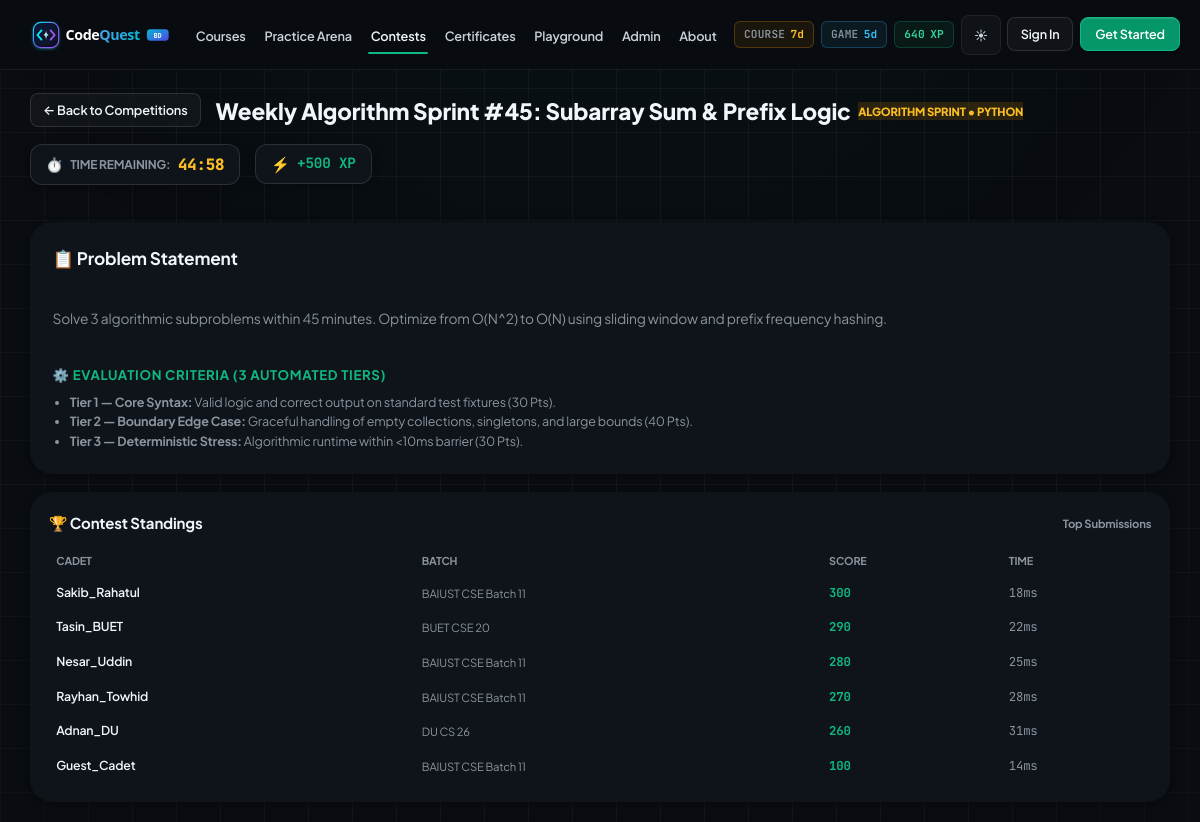
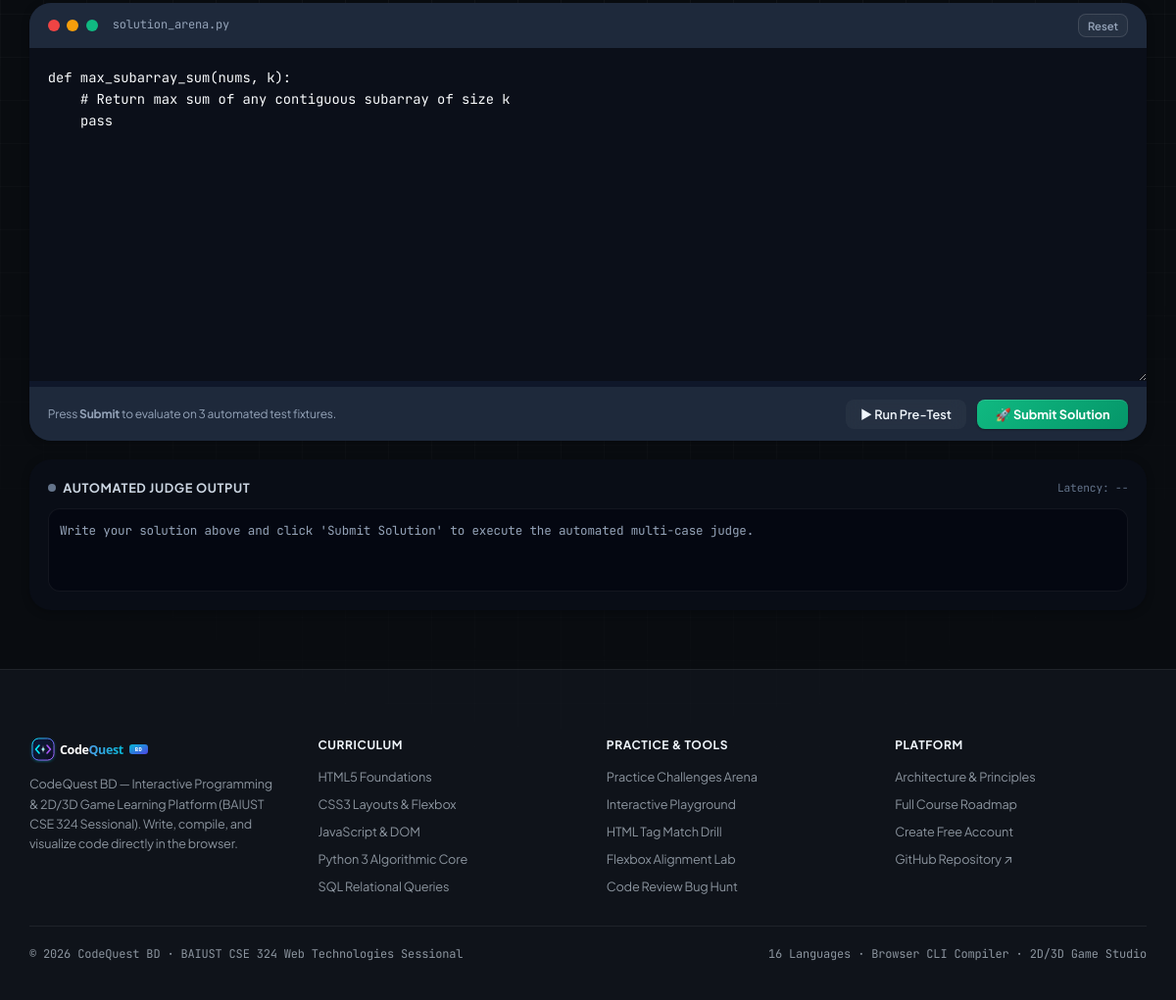
The page /contests/algo-sprint-w45/ on the database its author committed (2 pictures, top to bottom).
### learn/models.py (models this page shows, shortened)
class Contest(models.Model):
    CATEGORY_CHOICES = [
        ("ALGO_SPRINT", "Algorithm Sprint"),
        ("SQL_MYSTERY", "SQL Detective Mystery"),
        ("UI_SHOWDOWN", "UI Layout Showdown"),
        ("GAME_SPEEDRUN", "Full-Syntax Game Speedrun"),
    ]
    slug = models.SlugField(max_length=100, unique=True)
    title = models.CharField(max_length=160)
    category = models.CharField(max_length=40, choices=CATEGORY_CHOICES, default="ALGO_SPRINT")
    description = models.TextField()
    language_slug = models.CharField(max_length=40, default="python")
    duration_minutes = models.PositiveIntegerField(default=45)
    xp_reward = models.PositiveIntegerField(default=500)
    is_active = models.BooleanField(default=True)
    starts_at = models.DateTimeField(default=timezone.now)
    ends_at = models.DateTimeField()
    starter_code = models.TextField(blank=True, default="")
    solution_code = models.TextField(blank=True, default="")
    test_cases_json = models.JSONField(default=list, blank=True)
    class Meta:
        ordering = ["-is_active", "starts_at"]
    @property
    def difficulty(self):
        return f"{self.get_category_display()} • {self.language_slug.upper()}"
    @property
    def problem_statement(self):
        return self.description

class ContestSubmission(models.Model):
    contest = models.ForeignKey(Contest, on_delete=models.CASCADE, related_name="submissions")
    user = models.ForeignKey(User, on_delete=models.SET_NULL, null=True, blank=True, related_name="contest_submissions")
    username = models.CharField(max_length=150)
    university_batch = models.CharField(max_length=100, default="BAIUST CSE Batch 11")
    score = models.PositiveIntegerField(default=100)
    execution_time_ms = models.PositiveIntegerField(default=15)
    rank = models.PositiveIntegerField(default=1)
    submitted_at = models.DateTimeField(auto_now_add=True)
    class Meta:
        ordering = ["-score", "execution_time_ms", "submitted_at"]

### learn/views.py (the view)
# urls.py: path("contests/<slug:contest_slug>/", views.contest_detail_view, name="contest_detail"),
def contest_detail_view(request, contest_slug):
    contest = get_object_or_404(Contest, slug=contest_slug)
    submissions = contest.submissions.order_by("-score", "execution_time_ms")[:10]
    return render(
        request,
        "learn/contest_detail.html",
        {
            "contest": contest,
            "submissions": submissions,
        }
    )

### learn/context_processors.py (called while the page is built, shortened)
def global_stats(request):
    ensure_autonomous_platform_state()
    xp = 640
    course_streak = 7
    game_streak = 5
    completed_ids = []
    return {
        "ADMIN_URL": getattr(settings, "ADMIN_URL", "hidden-core-cms"),
        "user_xp": xp,
        "user_streak": course_streak,
        "course_streak": course_streak,
        "game_streak": game_streak,
        "completed_lesson_ids": completed_ids,
        "nav_languages": Language.objects.filter(is_active=True).prefetch_related("courses")[:16],
        "daily_auto_tasks": get_daily_auto_tasks(),
    }

### templates/learn/contest_detail.html (shortened to what this page needs)
{% extends "base.html" %}
{% block content %}
<div class="shell shell-wide" style="padding-top: 1.5rem; padding-bottom: 4rem;">
  <div style="display: flex; flex-wrap: wrap; justify-content: space-between; align-items: center; gap: 1rem; margin-bottom: 1.5rem; padding-bottom: 1rem; border-bottom: 1px solid var(--border-color);">
    <div style="display: flex; align-items: center; gap: 1rem;">
      <a href="{% url 'contests_hub' %}" class="btn btn-ghost" style="padding: 0.4rem 0.8rem; font-size: 0.85rem;">
        &larr; Back to Competitions
      </a>
      <div>
        <h1 style="font-size: 1.5rem; font-weight: 800; color: var(--text-primary); margin: 0; display: flex; align-items: center; gap: 0.5rem;">
          {{ contest.title }}
          <span class="badge" style="background: rgba(245, 158, 11, 0.15); color: #fbbf24; font-size: 0.75rem; text-transform: uppercase;">
            {{ contest.difficulty }}
          </span>
        </h1>
      </div>
    </div>
    <div style="display: flex; align-items: center; gap: 1rem;">
      <div class="cq-card" style="padding: 0.45rem 1rem; border-radius: var(--radius-md); display: flex; align-items: center; gap: 0.5rem;">
        <span style="color: #ef4444; font-size: 0.9rem;">⏱️</span>
        <span style="font-size: 0.8rem; color: var(--text-muted); text-transform: uppercase; font-weight: 700;">Time Remaining:</span>
        <span id="contestTimer" style="font-family: var(--font-mono); font-weight: 800; color: #fbbf24; font-size: 1.05rem;">
        </span>
      </div>
      <div class="cq-card" style="padding: 0.45rem 1rem; border-radius: var(--radius-md); display: flex; align-items: center; gap: 0.5rem;">
        <span style="color: #10b981;">⚡</span>
        <span style="font-family: var(--font-mono); font-weight: 700; color: #10b981; font-size: 0.95rem;">
          +{{ contest.xp_reward }} XP
        </span>
      </div>
    </div>
  </div>
  <div style="display: grid; grid-template-columns: 1fr; lg:grid-template-columns: 42% 58%; gap: 1.5rem; align-items: start;">
    <div style="display: flex; flex-direction: column; gap: 1.25rem;">
      <div class="cq-card" style="border-radius: var(--radius-xl); padding: 1.5rem; border: 1px solid var(--border-color);">
        <h2 style="font-size: 1.15rem; font-weight: 700; color: var(--text-primary); margin: 0 0 0.85rem 0;">
          📋 Problem Statement
        </h2>
        <div style="font-size: 0.92rem; color: var(--text-muted); line-height: 1.65; white-space: pre-line;">
          {{ contest.problem_statement|default:contest.description }}
        </div>
        <div style="margin-top: 1.25rem; padding-top: 1rem; border-top: 1px solid var(--border-color);">
          <h3 style="font-size: 0.88rem; font-weight: 700; color: var(--accent); margin: 0 0 0.5rem 0; text-transform: uppercase; letter-spacing: 0.05em;">
            ⚙️ Evaluation Criteria (3 Automated Tiers)
          </h3>
          <ul style="font-size: 0.84rem; color: var(--text-muted); line-height: 1.55; margin: 0; padding-left: 1.15rem;">
            <li><strong>Tier 1 — Core Syntax:</strong> Valid logic and correct output on standard test fixtures (30 Pts).</li>
            <li><strong>Tier 2 — Boundary Edge Case:</strong> Graceful handling of empty collections, singletons, and large bounds (40 Pts).</li>
            <li><strong>Tier 3 — Deterministic Stress:</strong> Algorithmic runtime within &lt;10ms barrier (30 Pts).</li>
          </ul>
        </div>
      </div>
      <div class="cq-card" style="border-radius: var(--radius-xl); padding: 1.25rem; border: 1px solid var(--border-color);">
        <h3 style="font-size: 1rem; font-weight: 700; color: var(--text-primary); margin: 0 0 0.75rem 0; display: flex; align-items: center; justify-content: space-between;">
          <span>🏆 Contest Standings</span>
          <span style="font-size: 0.75rem; color: var(--text-muted);">Top Submissions</span>
        </h3>
        <div style="overflow-x: auto;">
          <table style="width: 100%; border-collapse: collapse; font-size: 0.82rem; text-align: left;">
            <thead>
              <tr style="border-bottom: 1px solid var(--border-color); color: var(--text-muted); font-size: 0.72rem; text-transform: uppercase;">
                <th style="padding: 0.4rem 0.5rem;">Cadet</th>
                <th style="padding: 0.4rem 0.5rem;">Batch</th>
                <th style="padding: 0.4rem 0.5rem;">Score</th>
                <th style="padding: 0.4rem 0.5rem;">Time</th>
              </tr>
            </thead>
            <tbody id="contestScoreboardBody">
              {% for sub in submissions %}
              <tr style="border-bottom: 1px solid var(--border-color);">
                <td style="padding: 0.5rem; font-weight: 600; color: var(--text-primary);">{{ sub.username }}</td>
                <td style="padding: 0.5rem; color: var(--text-muted); font-size: 0.75rem;">{{ sub.university_batch|default:"BAIUST" }}</td>
                <td style="padding: 0.5rem; font-weight: 700; color: #10b981; font-family: var(--font-mono);">{{ sub.score }}</td>
                <td style="padding: 0.5rem; color: var(--text-muted); font-family: var(--font-mono);">{{ sub.execution_time_ms }}ms</td>
              </tr>
              {% empty %}
              <tr>
                <td colspan="4" style="padding: 1rem; text-align: center; color: var(--text-muted);">
                  No submissions yet. Be the first to score 100/100!
                </td>
              </tr>
              {% endfor %}
            </tbody>
          </table>
        </div>
      </div>
    </div>
    <div style="display: flex; flex-direction: column; gap: 1.25rem;">
      <div class="cq-card" style="border-radius: var(--radius-xl); padding: 0; border: 1px solid var(--border-color); overflow: hidden; background: #0f172a;">
        <div style="padding: 0.75rem 1.25rem; background: #1e293b; border-bottom: 1px solid var(--border-color); display: flex; justify-content: space-between; align-items: center;">
          <div style="display: flex; align-items: center; gap: 0.5rem;">
            <span style="display: inline-block; width: 12px; height: 12px; border-radius: 50%; background: #ef4444;"></span>
            <span style="display: inline-block; width: 12px; height: 12px; border-radius: 50%; background: #f59e0b;"></span>
            <span style="display: inline-block; width: 12px; height: 12px; border-radius: 50%; background: #10b981;"></span>
            <span style="font-family: var(--font-mono); font-size: 0.8rem; color: #94a3b8; margin-left: 0.5rem;">
              solution_arena.py
            </span>
          </div>
          <div style="display: flex; gap: 0.5rem;">
            <button id="resetCodeBtn" class="btn btn-ghost" style="padding: 0.25rem 0.6rem; font-size: 0.75rem; color: #94a3b8;">
              Reset
            </button>
          </div>
        </div>
        <div style="position: relative;">
          <textarea id="contestCodeEditor" style="width: 100%; height: 340px; padding: 1.25rem; font-family: var(--font-mono); font-size: 0.92rem; background: #0b0f19; color: #f8fafc; border: none; resize: vertical; line-height: 1.6; outline: none; box-sizing: border-box;" spellcheck="false" placeholder="# Write your full-syntax solution here...&#10;def solve(data):&#10;    # Implement your algorithm&#10;    pass">{{ contest.starter_code|default:"def solve(data):&#10;    # Write your algorithmic solution here&#10;    return sorted(data)" }}</textarea>
        </div>
        <div style="padding: 0.85rem 1.25rem; background: #1e293b; border-top: 1px solid var(--border-color); display: flex; justify-content: space-between; align-items: center;">
          <div style="font-size: 0.8rem; color: #94a3b8;">
            Press <strong>Submit</strong> to evaluate on 3 automated test fixtures.
          </div>
          <div style="display: flex; gap: 0.75rem;">
            <button id="btnRunTest" class="btn btn-ghost" style="padding: 0.45rem 1rem; font-size: 0.85rem; border: 1px solid var(--border-color);">
              ▶ Run Pre-Test
            </button>
            <button id="btnSubmitSolution" class="btn btn-primary" style="padding: 0.45rem 1.25rem; font-size: 0.85rem; font-weight: 700; background: linear-gradient(135deg, #10b981, #059669); border: none;">
              🚀 Submit Solution
            </button>
          </div>
        </div>
      </div>
      <div id="judgeConsoleCard" class="cq-card" style="border-radius: var(--radius-xl); padding: 1.25rem; border: 1px solid var(--border-color); background: #090d16;">
        <div style="display: flex; justify-content: space-between; align-items: center; margin-bottom: 0.75rem;">
          <div style="font-size: 0.85rem; font-weight: 700; color: #cbd5e1; text-transform: uppercase; letter-spacing: 0.05em; display: flex; align-items: center; gap: 0.5rem;">
            <span id="judgeStatusDot" style="display: inline-block; width: 8px; height: 8px; border-radius: 50%; background: #64748b;"></span>
            Automated Judge Output
          </div>
          <span id="judgeLatency" style="font-family: var(--font-mono); font-size: 0.75rem; color: #64748b;">Latency: --</span>
        </div>
        <div id="judgeOutputBox" style="font-family: var(--font-mono); font-size: 0.84rem; color: #94a3b8; line-height: 1.6; min-height: 85px; padding: 0.75rem; background: #040711; border-radius: var(--radius-md); border: 1px solid rgba(255,255,255,0.06);">
          Write your solution above and click 'Submit Solution' to execute the automated multi-case judge.
        </div>
      </div>
    </div>
  </div>
</div>
{% endblock %}

### rows shown on the page
Contest: title "Weekly Algorithm Sprint #45: Subarray Sum & Prefix Logic", difficulty "ALGORITHM SPRINT • PYTHON", xp_reward "500", problem_statement "Solve 3 algorithmic subproblems within 45 minutes. Optimize from O(N^2) to O(N) using sliding window and prefix frequency hashing.", starter_code "def max_subarray_sum(nums, k): # Return max sum of any contiguous subarray of size k pass"
ContestSubmission: username "Sakib_Rahatul", university_batch "BAIUST CSE Batch 11", score "300", execution_time_ms "18"
ContestSubmission: username "Tasin_BUET", university_batch "BUET CSE 20", score "290", execution_time_ms "22"
ContestSubmission: username "Nesar_Uddin", university_batch "BAIUST CSE Batch 11", score "280", execution_time_ms "25"
ContestSubmission: username "Rayhan_Towhid", university_batch "BAIUST CSE Batch 11", score "270", execution_time_ms "28"
ContestSubmission: username "Adnan_DU", university_batch "DU CS 26", score "260", execution_time_ms "31"
ContestSubmission: username "Guest_Cadet", university_batch "BAIUST CSE Batch 11", score "100", execution_time_ms "14"

### other values the page prints
{{ course_streak|default:user_streak }} "7"
{{ game_streak|default:5 }} "5"
{{ user_xp }} "640"
